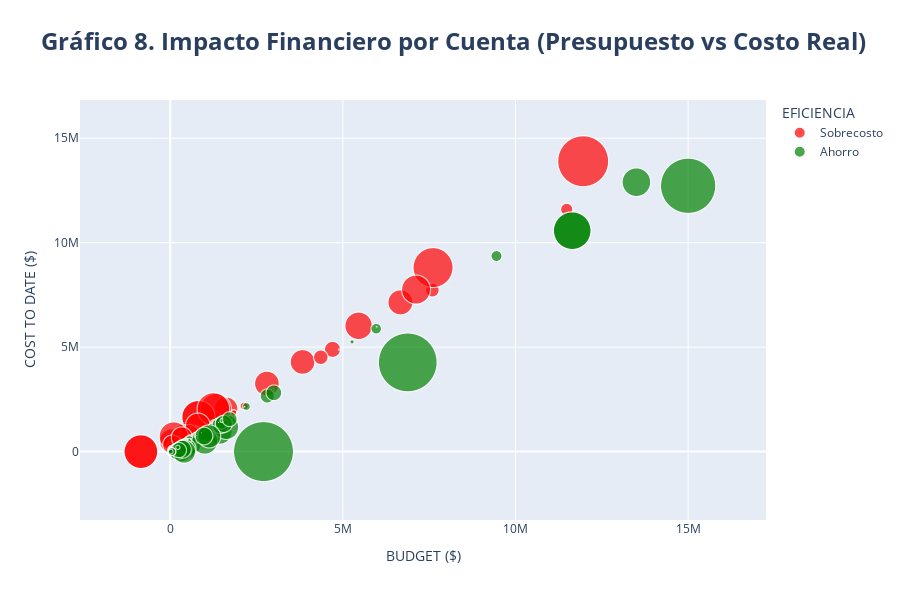

Notebook cell for this chart:
### Markdown cell above
El gráfico 7 facilita la visualización y comparación del uso del presupuesto entre cuentas globales. Al ser interactiva, permite identificar qué cuentas representan los mayores porcentajes del gasto total.

El usuario puede seleccionar cuentas específicas para analizar su peso relativo dentro del total, lo que resulta útil para detectar concentraciones de recursos, lo que también ayuda a tomar decisiones más informadas sobre la distribución presupuestal y posibles ajustes financieros.

### Code cell
final_cost_report["EFICIENCIA"] = np.where(final_cost_report["VARIANCE"] >= 0, "Ahorro", "Sobrecosto")

df_bubble = final_cost_report.dropna(subset=["BUDGET", "COST TO DATE", "VARIANCE"]).copy()

df_bubble["VARIANCE"] = df_bubble["VARIANCE"].abs() #se toman los valores abs para evitar errores

fig = px.scatter(df_bubble, 
                 x="BUDGET", 
                 y="COST TO DATE", 
                 size="VARIANCE", 
                 color="EFICIENCIA",
                 hover_name="ACCT",
                 color_discrete_map={"Ahorro": "green", "Sobrecosto": "red"},
                 title="<b> Gráfico 8. Impacto Financiero por Cuenta (Presupuesto vs Costo Real)</b>",
                 labels={"BUDGET": "BUDGET ($)", "COST TO DATE": "COST TO DATE ($)"},
                 size_max=60,height=600)

fig.update_layout(title={'x': 0.5}, title_font_size=24)
fig.show()

### Figure 1 — Plotly figure (JSON) as saved in the notebook; plotly's stock layout.template omitted (floating-point values rounded to 4 significant figures; data arrays with more than 128 entries replaced by an {"elided": "..."} marker saying what was removed)
{"data": [{"hovertemplate": "<b>%{hovertext}</b><br><br>EFICIENCIA=Sobrecosto<br>BUDGET ($)=%{x}<br>COST TO DATE ($)=%{y}<br>VARIANCE=%{marker.size}<extra></extra>", "hovertext": {"elided": "476 str values"}, "legendgroup": "Sobrecosto", "marker": {"color": "red", "size": {"elided": "476 float values"}, "sizemode": "area", "sizeref": 749.8, "symbol": "circle"}, "mode": "markers", "name": "Sobrecosto", "showlegend": true, "type": "scattergl", "x": {"elided": "476 float values"}, "xaxis": "x", "y": {"elided": "476 float values"}, "yaxis": "y"}, {"hovertemplate": "<b>%{hovertext}</b><br><br>EFICIENCIA=Ahorro<br>BUDGET ($)=%{x}<br>COST TO DATE ($)=%{y}<br>VARIANCE=%{marker.size}<extra></extra>", "hovertext": {"elided": "1979 str values"}, "legendgroup": "Ahorro", "marker": {"color": "green", "size": {"elided": "1979 float values"}, "sizemode": "area", "sizeref": 749.8, "symbol": "circle"}, "mode": "markers", "name": "Ahorro", "showlegend": true, "type": "scattergl", "x": {"elided": "1979 float values"}, "xaxis": "x", "y": {"elided": "1979 float values"}, "yaxis": "y"}], "layout": {"height": 600, "legend": {"itemsizing": "constant", "title": {"text": "EFICIENCIA"}, "tracegroupgap": 0}, "title": {"font": {"size": 24}, "text": "<b> Gráfico 8. Impacto Financiero por Cuenta (Presupuesto vs Costo Real)</b>", "x": 0.5}, "xaxis": {"anchor": "y", "domain": [0, 1], "title": {"text": "BUDGET ($)"}}, "yaxis": {"anchor": "x", "domain": [0, 1], "title": {"text": "COST TO DATE ($)"}}}}
